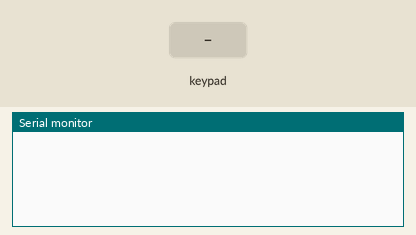
A sketch run on a simulated Arduino Uno, built with avr-gcc and run on an emulated ATmega328P. Parts: the last lines printed to the serial monitor. The test bench sets the inputs (shaded band).

Above: at 1.2 s.
1.3 s: key '*' pressed
At 1.6 s:
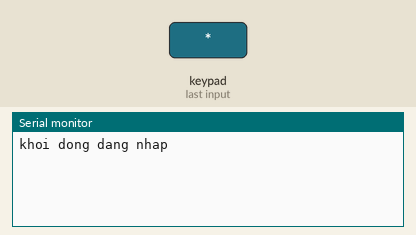
2.8 s: keypad keys 1 2 1 1 1 0 9 # pressed 0.4 s apart
At 6.3 s:
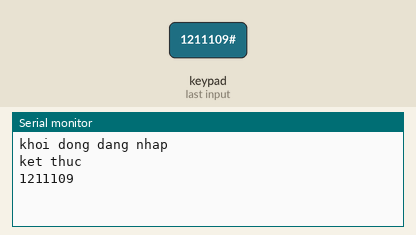

The sketch:

Keypad_Password.ino
```cpp
#include <Key.h>
#include <Keypad.h>
#include<string.h>
const byte rows = 4; //số hàng
const byte columns = 4; //số cột

int holdDelay = 700; //Thời gian trễ để xem là nhấn 1 nút nhằm tránh nhiễu
int n = 3; //
int state = 0; //nếu state =0 ko nhấn,state =1 nhấn thời gian nhỏ , state = 2 nhấn giữ lâu


//Định nghĩa các giá trị trả về
char keys[rows][columns] =
{
  {'1', '2', '3', 'A'},
  {'4', '5', '6', 'B'},
  {'7', '8', '9', 'C'},
  {'*', '0', '#', 'D'},
};

byte rowPins[rows] = {12, 11, 10, 9}; //Cách nối chân với Arduino
byte columnPins[columns] = {8, 7, 6, 5};

//cài đặt thư viện keypad
Keypad keypad = Keypad(makeKeymap(keys), rowPins, columnPins, rows, columns);

void setup() {
  Serial.begin(115200);
}
void loop() {
String key;
  char temp = keypad.getKey();
  if (temp == '*') {
    Serial.println("khoi dong dang nhap");
    if ((int)keypad.getState() ==  PRESSED) {
      int start = millis();
      int t = 0;
      while (temp != '#' or t > 15000) {
      int t = millis()-start;
      temp = keypad.getKey();
      if (temp != '#' and temp != '*'){
       //strcpy(key, temp) ;
       key += String(temp);
      }
      }
    Serial.println("ket thuc");
  }
    Serial.println(key);
  }
}
```

Measured:
- after the input at 1.3 s, the serial monitor: prints a new line at once (image 1)
- after the input at 2.8 s, the serial monitor: prints a new line after 2.8 s (image 2)
